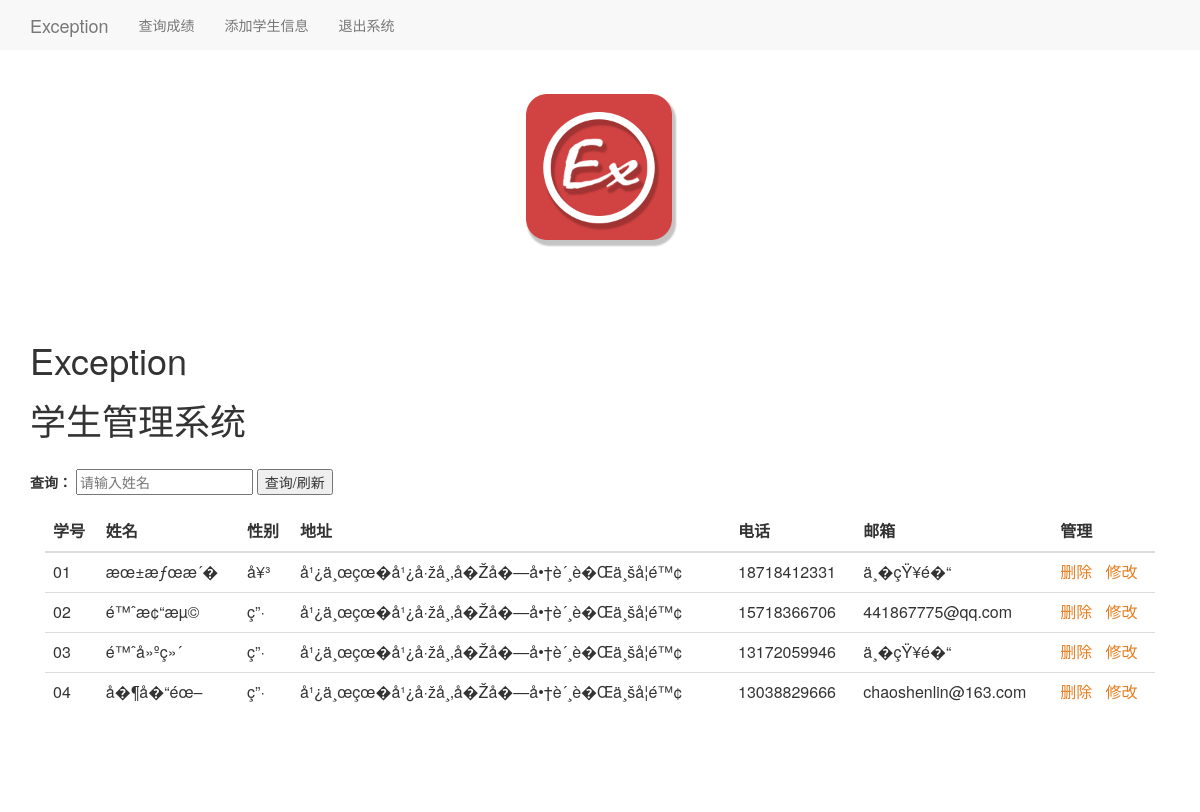
Page /View/manage.php (signed in) on the committed database.
### tables this page shows
CREATE TABLE IF NOT EXISTS `student2` (
  `id` varchar(10) NOT NULL,
  `name` varchar(10) NOT NULL,
  `gender` varchar(5) NOT NULL,
  `address` varchar(60) NOT NULL,
  `phone` varchar(12) NOT NULL,
  `email` varchar(30) NOT NULL
);

### View/manage.php (the view, shortened to what this page needs)
﻿<?php
include("nav.php");
?>
<!DOCTYPE HTML>
<html>
<head>
    <link rel="stylesheet" href="../css/bootstrap-table.css">
</head>
<body>
    <div class="container">
        <div class="row">
            <div class="col-lg-12" >
                    <h1>Exception</h1>
                    <h1>学生管理系统</h1>
                <form name="search" id="search" method="post" action="">
                    <div class="form-group">
                        <label for="searchonetext">查询：</label>
                        <input type="text" name="searchtext" id="searchtext" placeholder="请输入姓名">
                        <input type="submit" name="searchsubmit" id="searchsubmit" value="查询/刷新">
                    </div>
                    <div id="table" class="col-lg-12">
                        <table class="table scrolltable table-responsive" data-toggle="table">
                            <thead>
                            <tr>
                                <th>学号</th>
                                <th>姓名</th>
                                <th>性别</th>
                                <th>地址</th>
                                <th>电话</th>
                                <th>邮箱</th>
                                <th>管理</th>
                            </tr>
                            </thead>
                            <tbody>
                            <?php
                            @$searchtext=trim($_POST['searchtext']);
                            if($searchtext==null)
                            {
                                $query="select * from student2";
                                $result=$connect -> query($query);
                                while ($row=$result ->fetch_array(MYSQLI_ASSOC))
                                {
                                    echo "<tr>";
                                        echo"<td>".$row["id"]."</td><td>".$row["name"]."</td><td>".$row["gender"]."</td><td>".$row["address"]."</td><td>".$row["phone"]."</td><td>".$row["email"]."</td>   ";
                                        echo"<td><a onclick=\"return confirm('是否删除？')\" href='../Function/delete.php?delete=".$row["id"]."'>删除</a> &nbsp; <a href='change.php?change=".$row["id"]." '>修改</a> </td>";
                                    echo "</tr>";
                                }
                            }
                            ?>
                            </tbody>
                        </table>
                    </div>
                                    </form>
                                </div>
                            </div>
                        </div>
</body>
</html>

### View/nav.php (shortened to what this page needs)
<!DOCTYPE html>
<html>
<head>
    <link rel="stylesheet" href="http://cdn.static.runoob.com/libs/bootstrap/3.3.7/css/bootstrap.min.css">
    <link rel="stylesheet" href="../css/logo.css">
</head>
<body>
<nav class="nav navbar-default navbar-fixed-top">
    <div class="container-fluid">
        <div class="navbar-header">
            <a class="navbar-brand" href="#">Exception</a>
        </div>
        <div class="collapse navbar-collapse" id="example-navbar-collapse">
            <ul class="nav navbar-nav">
                <li><a href="manage.php">查询成绩</a></li>
                <li><a data-toggle="modal" data-target="#addinfo" href="" onclick="return false;">添加学生信息</a></li>
                <li><a href="../Function/exit.php?action=logout">退出系统</a></li>
            </ul>
        </div>
    </div>
</nav>
<header class="main-header">
    <div class="container">
        <div class="row">
            <div class="col-md-12">
                <img src="../images/logo.png" style="width:200px">
            </div>
        </div>
    </div>
</header>
</body>
</html>

### css/logo.css (style rules this page uses)
.main-header { text-align: center; padding: 50px 0; }
a { color: #e67e22; outline: none; text-decoration: none; }

### View/manage.php (style rules this page uses)
#table { overflow-y: scroll; height: 300px; }

### rows in the picture
student2: id "01", name "æœ±æƒœæ´�", gender "å¥³", address "å¹¿ä¸œçœ�å¹¿å·žå¸‚å�Žå�—å•†è´¸è�Œä¸šå­¦é™¢", phone "18718412331", email "ä¸�çŸ¥é�“"
student2: id "02", name "é™ˆæ¢“æµ©", gender "ç”·", address "å¹¿ä¸œçœ�å¹¿å·žå¸‚å�Žå�—å•†è´¸è�Œä¸šå­¦é™¢", phone "15718366706", email "441867775@qq.com"
student2: id "03", name "é™ˆå»ºç»´", gender "ç”·", address "å¹¿ä¸œçœ�å¹¿å·žå¸‚å�Žå�—å•†è´¸è�Œä¸šå­¦é™¢", phone "13172059946", email "ä¸�çŸ¥é�“"
student2: id "04", name "å�¶å�“éœ–", gender "ç”·", address "å¹¿ä¸œçœ�å¹¿å·žå¸‚å�Žå�—å•†è´¸è�Œä¸šå­¦é™¢", phone "13038829666", email "chaoshenlin@163.com"
